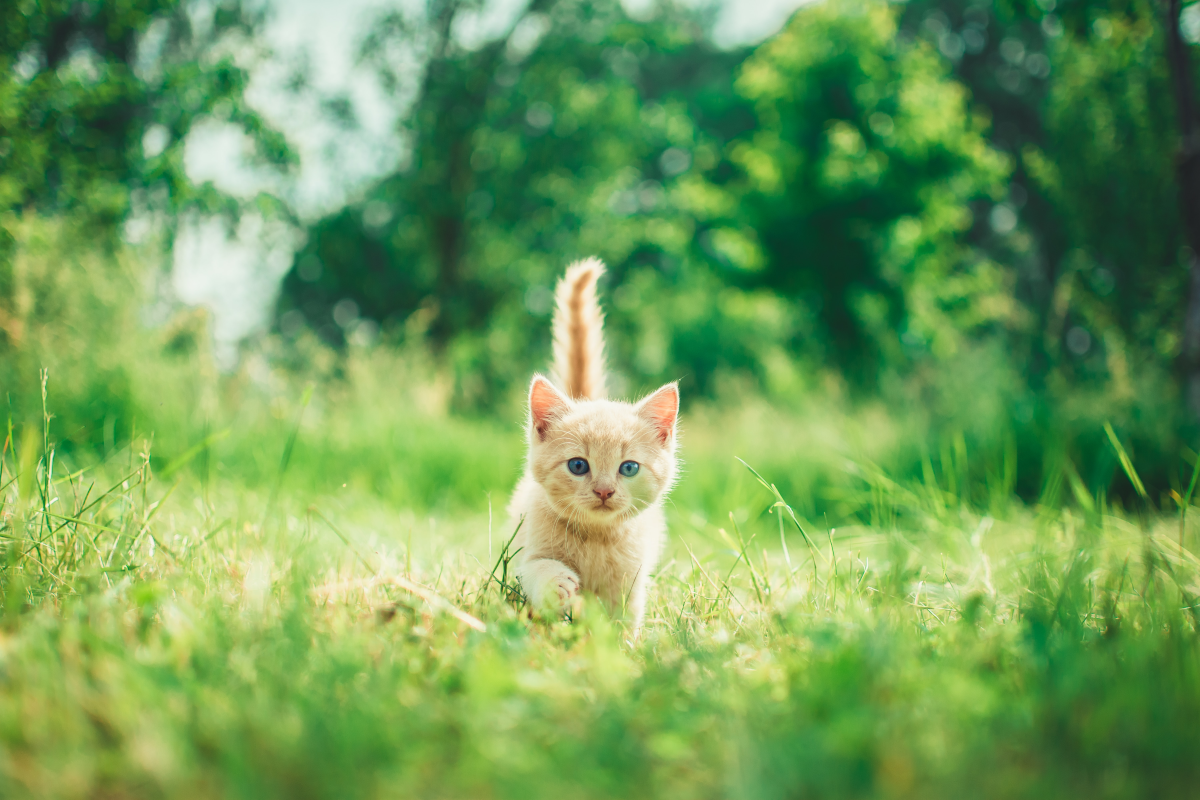
#> input picture kitten.jpg, 6000 x 4000 px, found by its file name (shown at 1/5 size)
$ python makeborder.py
#> lines starting #> are read from the running program, lines starting #| are printed output that depends on the picture
import cv2 as cv
import numpy as np
from matplotlib import pyplot as plt
BLUE = [255,0,0]
img1 = cv.imread('kitten.jpg')
#> img1 is the input picture: shape (4000, 6000, 3); mean B, G, R 88.5, 156, 111.2
img2 = cv.resize(img1, dsize=(0, 0), fx=0.5, fy=0.5, interpolation=cv.INTER_LINEAR)
assert img1 is not None, "file could not be read, check with os.path.exists()"
replicate = cv.copyMakeBorder(img2,100,100,100,100,cv.BORDER_REPLICATE)
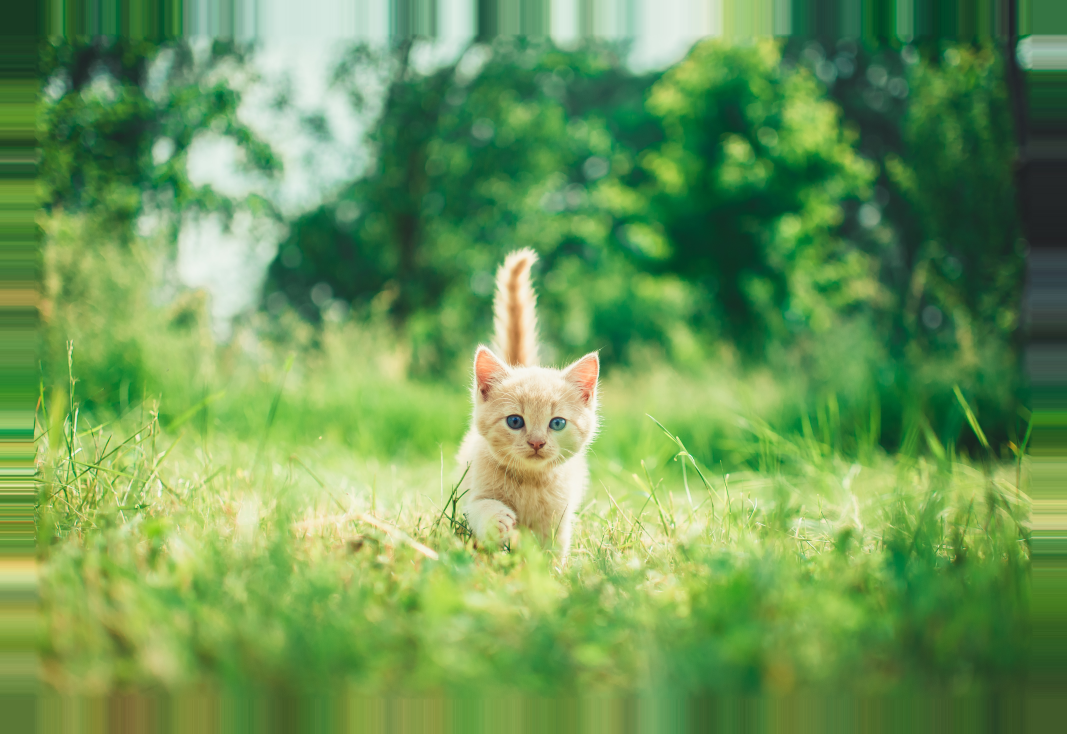
#> replicate: shape (2200, 3200, 3) (shown at 1/3 size); mean B, G, R 86.9, 152.6, 108.8
reflect = cv.copyMakeBorder(img2,100,100,100,100,cv.BORDER_REFLECT)
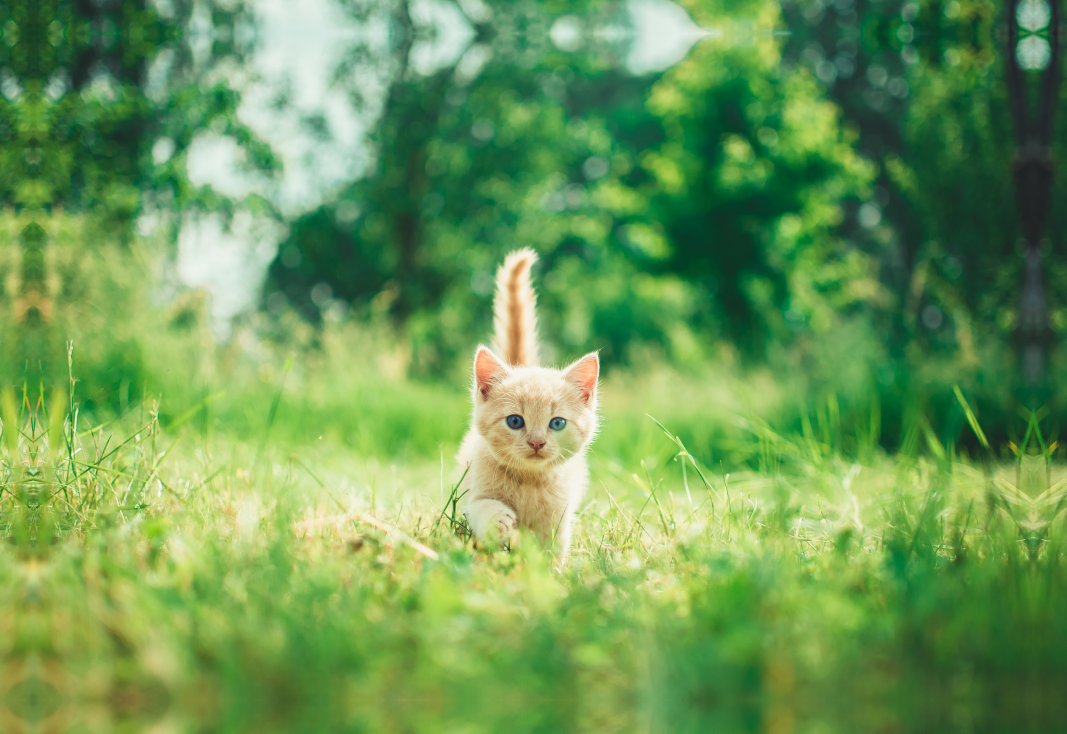
#> reflect: shape (2200, 3200, 3) (shown at 1/3 size); mean B, G, R 86.5, 152.6, 108.6
reflect101 = cv.copyMakeBorder(img2,100,100,100,100,cv.BORDER_REFLECT_101)
wrap = cv.copyMakeBorder(img2,100,100,100,100,cv.BORDER_WRAP)
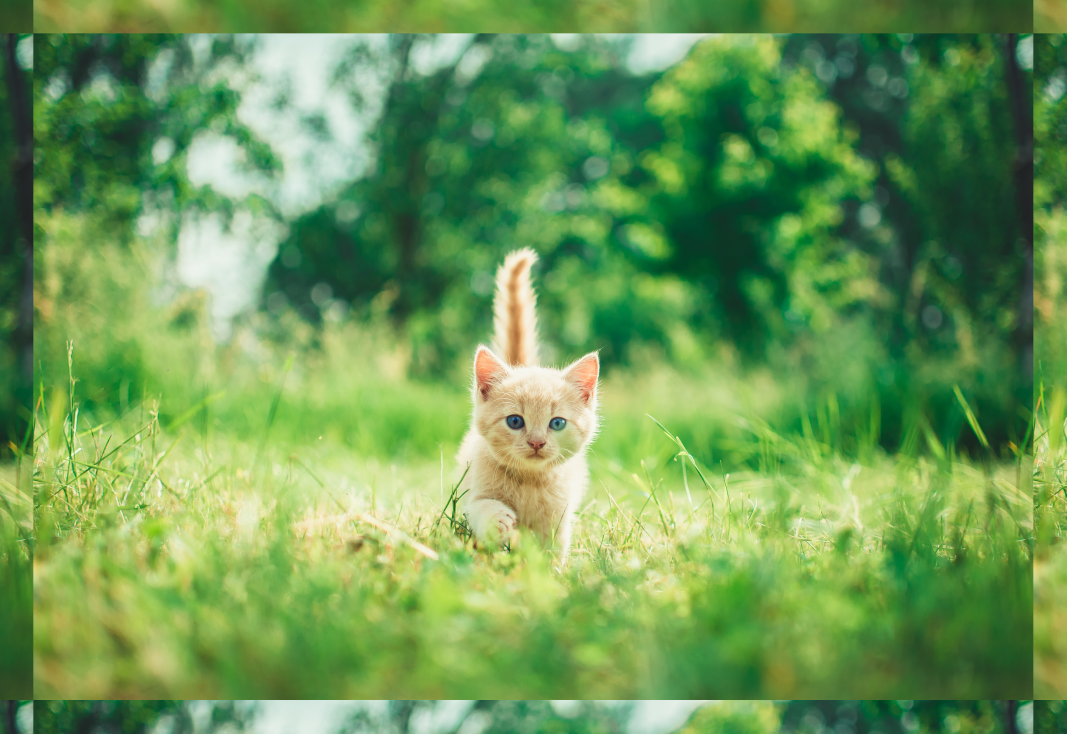
#> wrap: shape (2200, 3200, 3) (shown at 1/3 size); mean B, G, R 86.5, 152.6, 108.6
constant= cv.copyMakeBorder(img2,100,100,100,100,cv.BORDER_CONSTANT,value=BLUE)
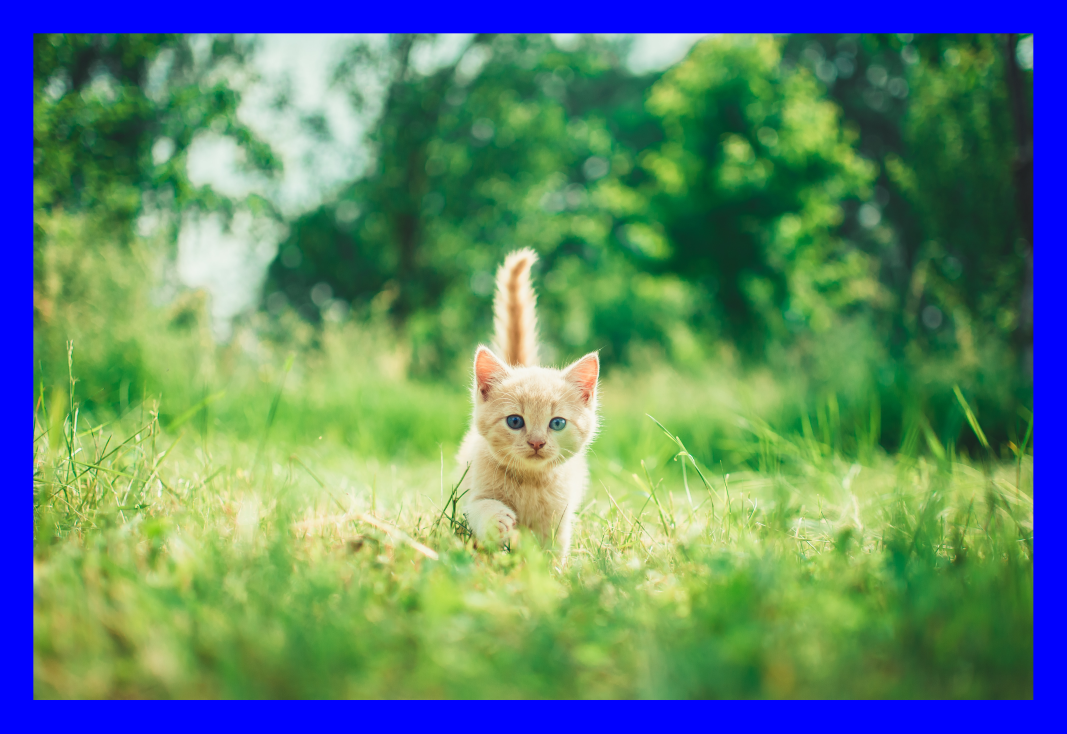
#> constant: shape (2200, 3200, 3) (shown at 1/3 size); mean B, G, R 113.2, 133.1, 94.9
plt.subplot(231),plt.imshow(img2,'gray'),plt.title('ORIGINAL')
plt.subplot(232),plt.imshow(replicate,'gray'),plt.title('REPLICATE')
plt.subplot(233),plt.imshow(reflect,'gray'),plt.title('REFLECT')
plt.subplot(234),plt.imshow(reflect101,'gray'),plt.title('REFLECT_101')
plt.subplot(235),plt.imshow(wrap,'gray'),plt.title('WRAP')
plt.subplot(236),plt.imshow(constant,'gray'),plt.title('CONSTANT')
plt.show()
#> figure, not shown here; B, G, R data is drawn as R, G, B
